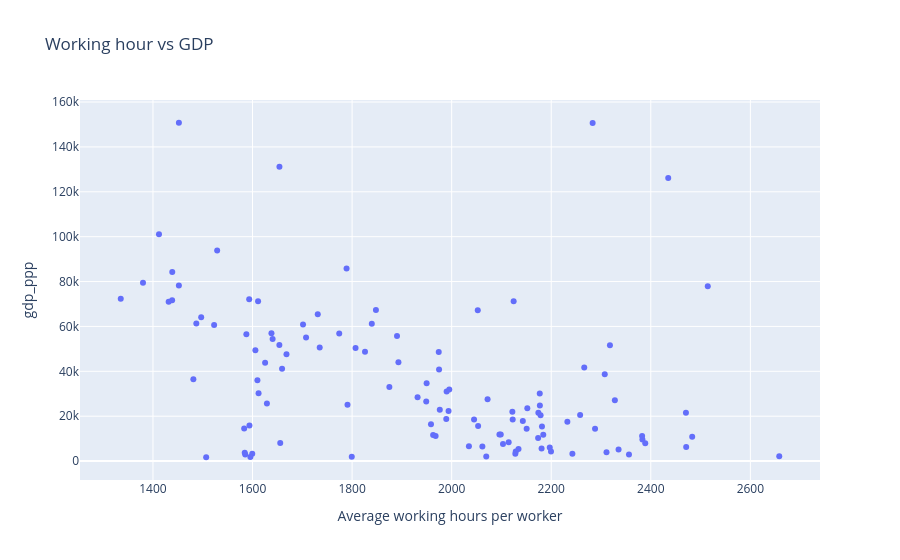

Notebook code for this chart:
### Markdown cell above
# 3. Well-beings
Indicators in this category including:
- Average annual working hour: this measures how much an average worker works in a year
- Happiness index: the average answer people provided to the question “Please imagine a ladder, with steps numbered from 0 at the bottom to 10 at the top. The top of the ladder represents the best possible life for you, and the bottom of the ladder represents the worst possible life for you. On which step of the ladder would you say you personally feel you stand at this time?”
- Human development index: this metric measures multiple things at once, life expectancy at birth, expected years of schooling, average years of schooling, gross national income. Ranging from 0-1, the closer to 1, the better.

### Code cell
# Import annual working hour
working_hour = pd.read_csv(
    "...working_hour.csv")
working_hour = working_hour[working_hour["Year"] == 2023]
working_hour = working_hour[["Entity", "Average working hours per worker"]]
working_hour_gdp = pd.merge(
    working_hour, gdp_ppp, left_on="Entity", right_on="REF_AREA_LABEL", how="inner")
working_hour_gdp = working_hour_gdp.drop('REF_AREA_LABEL', axis=1)
working_hour_gdp.rename(columns={"2024": "GDP per capita"}, inplace=True)
draw_scatter(working_hour_gdp, "Working hour vs GDP")

### Figure 1 — Plotly figure (JSON) as saved in the notebook; plotly's stock layout.template omitted (floating-point values rounded to 4 significant figures)
{"data": [{"hovertemplate": "<b>%{hovertext}</b><br><br>Average working hours per worker=%{x}<br>gdp_ppp=%{y}<extra></extra>", "hovertext": ["Albania", "Algeria", "Angola", "Argentina", "Armenia", "Australia", "Austria", "Azerbaijan", "Bahrain", "Bangladesh", "Belarus", "Belgium", "Bolivia", "Bosnia and Herzegovina", "Botswana", "Brazil", "Bulgaria", "Burkina Faso", "Cambodia", "Cameroon", "Canada", "Chad", "Chile", "China", "Colombia", "Costa Rica", "Cote d'Ivoire", "Croatia", "Cyprus", "Czechia", "Denmark", "Dominican Republic", "Ecuador", "Estonia", "Ethiopia", "Finland", "France", "Gabon", "Georgia", "Germany", "Ghana", "Greece", "Guatemala", "Hungary", "Iceland", "India", "Indonesia", "Iraq", "Ireland", "Israel", "Italy", "Jamaica", "Japan", "Jordan", "Kazakhstan", "Kenya", "Kuwait", "Latvia", "Lithuania", "Luxembourg", "Madagascar", "Malawi", "Malaysia", "Mali", "Malta", "Mauritius", "Mexico", "Moldova", "Morocco", "Mozambique", "Myanmar", "Namibia", "Netherlands", "New Zealand", "Niger", "Nigeria", "North Macedonia", "Norway", "Oman", "Pakistan", "Paraguay", "Peru", "Philippines", "Poland", "Portugal", "Qatar", "Romania", "Rwanda", "Saudi Arabia", "Senegal", "Serbia", "Singapore", "Slovenia", "South Africa", "Spain", "Sri Lanka", "Sudan", "Sweden", "Switzerland", "Tajikistan", "Tanzania", "Thailand", "Trinidad and Tobago", "Tunisia", "Turkmenistan", "Uganda", "Ukraine", "United Arab Emirates", "United Kingdom", "United States", "Uruguay", "Uzbekistan", "Zambia", "Zimbabwe"], "legendgroup": "", "marker": {"color": "#636efa", "symbol": "circle"}, "mode": "markers", "name": "", "orientation": "v", "showlegend": false, "type": "scatter", "x": [2152.0, 2232.0, 2114.0, 1612.0, 1976.0, 1611.0, 1438.0, 1791.0, 2052.0, 2383.0, 1875.0, 1593.0, 1968.0, 2122.0, 2258.0, 1994.0, 1659.0, 2356.0, 2389.0, 2181.0, 1731.0, 1585.0, 1950.0, 2328.0, 2471.0, 2177.0, 2103.0, 1974.0, 1840.0, 1774.0, 1380.0, 2072.0, 1594.0, 1606.0, 1599.0, 1497.0, 1487.0, 2174.0, 1932.0, 1335.0, 1656.0, 1893.0, 2151.0, 1668.0, 1452.0, 2383.0, 1958.0, 1583.0, 1654.0, 1890.0, 1701.0, 1963.0, 1654.0, 2483.0, 1975.0, 2035.0, 2318.0, 1625.0, 1640.0, 1452.0, 1799.0, 1596.0, 2308.0, 2243.0, 1848.0, 1990.0, 1629.0, 1989.0, 2174.0, 1507.0, 2197.0, 2184.0, 1439.0, 1708.0, 2069.0, 2062.0, 1949.0, 1412.0, 2266.0, 2471.0, 2123.0, 2143.0, 2096.0, 1807.0, 1735.0, 2435.0, 1826.0, 1584.0, 2125.0, 2335.0, 1995.0, 2283.0, 1588.0, 2181.0, 1638.0, 2053.0, 2658.0, 1432.0, 1529.0, 2134.0, 2129.0, 2177.0, 1610.0, 2288.0, 2179.0, 2128.0, 2045.0, 2514.0, 1523.0, 1789.0, 1481.0, 2099.0, 2200.0, 2311.0], "xaxis": "x", "y": [23490.0, 17550.0, 8348.0, 30180.0, 22820.0, 71190.0, 71620.0, 25090.0, 67210.0, 9647.0, 33010.0, 72130.0, 11190.0, 21970.0, 20540.0, 22330.0, 41090.0, 2896.0, 7970.0, 5591.0, 65460.0, 2962.0, 34640.0, 27100.0, 21490.0, 30060.0, 7653.0, 48580.0, 61240.0, 56810.0, 79510.0, 27540.0, 15840.0, 49330.0, 3278.0, 64090.0, 61320.0, 21510.0, 28420.0, 72300.0, 8027.0, 44070.0, 14370.0, 47640.0, 78260.0, 11160.0, 16450.0, 14460.0, 131200.0, 55690.0, 60850.0, 11660.0, 51690.0, 10820.0, 40810.0, 6619.0, 51640.0, 43870.0, 54410.0, 150800.0, 1884.0, 1859.0, 38730.0, 3309.0, 67360.0, 31050.0, 25690.0, 18720.0, 10310.0, 1700.0, 5997.0, 11690.0, 84220.0, 55090.0, 2015.0, 6440.0, 26590.0, 101000.0, 41660.0, 6287.0, 18520.0, 17800.0, 11790.0, 50380.0, 50620.0, 126100.0, 48710.0, 3711.0, 71240.0, 5110.0, 31870.0, 150700.0, 56530.0, 15460.0, 56930.0, 15630.0, 2127.0, 71030.0, 93820.0, 5406.0, 4221.0, 24710.0, 36020.0, 14450.0, 20410.0, 3276.0, 18550.0, 77960.0, 60620.0, 85810.0, 36420.0, 11880.0, 4224.0, 3922.0], "yaxis": "y"}], "layout": {"legend": {"tracegroupgap": 0}, "title": {"text": "Working hour vs GDP"}, "xaxis": {"anchor": "y", "domain": [0, 1], "title": {"text": "Average working hours per worker"}}, "yaxis": {"anchor": "x", "domain": [0, 1], "title": {"text": "gdp_ppp"}}}}
